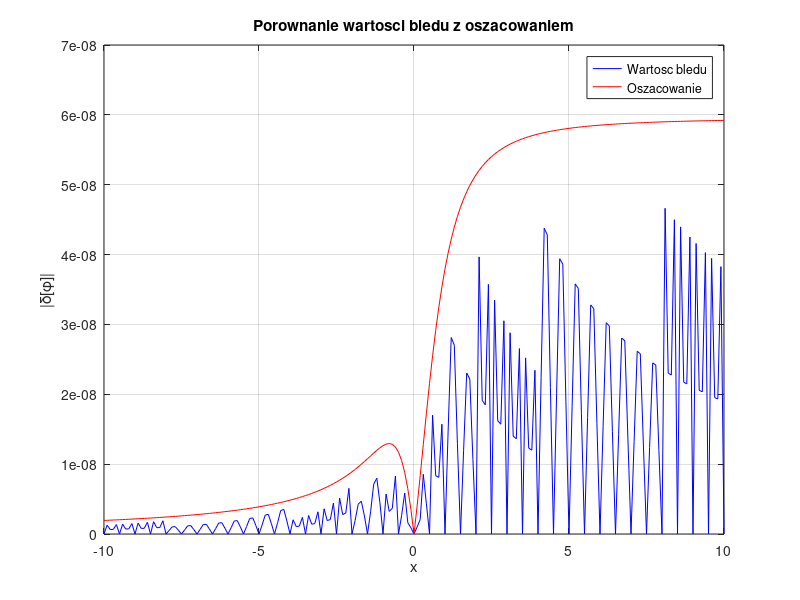

Write the MATLAB code that produced this figure.
%Inicjalizacja zmiennych x, y
x = -10:0.1:10;
y = 1;
eps_value = eps('single')/2;

%Funkcja φ dla x podwojnej precyzji
function out = phi_double(x, y)
    out = sign(y) .* acos(x ./ (sqrt(x .^ 2 + y .^ 2)));
end

%Funkcja φ dla x pojedynczej precyzji
function out = phi_single(x, y)
    xs = single(x);
    xd = double(xs);
    out = sign(y) .* acos(xd ./ (sqrt(xd .^ 2 + y .^ 2)));
end

%Funkcja obliczajaca blad wzgledny δ[φ(˜x, y, z)]
function out = relative_err(phi_double, phi_single)
    out = (phi_single - phi_double) ./ phi_double;
end

%Funkcja obliczajaca wspolczynnik przenoszenia bledu wzglednego
function out = T(x, y)
    out = -x.*y^2./(abs(y).*acos(x./(sqrt(x.^2+y.^2))).*(x.^2+y.^2));
end

%Porownanie wartosci bledow, wyznaczone w ramach Zadania 2, z oszacowaniem
error_abs = abs(relative_err(phi_double(x, y), phi_single(x, y)));
plot(x, error_abs, 'b')
xlabel('x')
ylabel('|δ[φ]|')
title('Porownanie wartosci bledu z oszacowaniem')
grid on
hold on
plot(x, abs(T(x,y))*eps_value, 'r')
legend('Wartosc bledu', 'Oszacowanie')